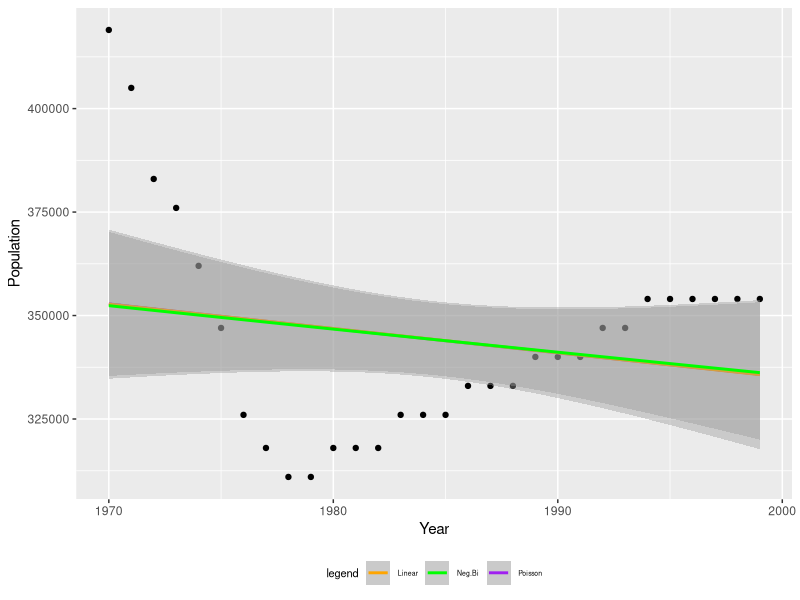
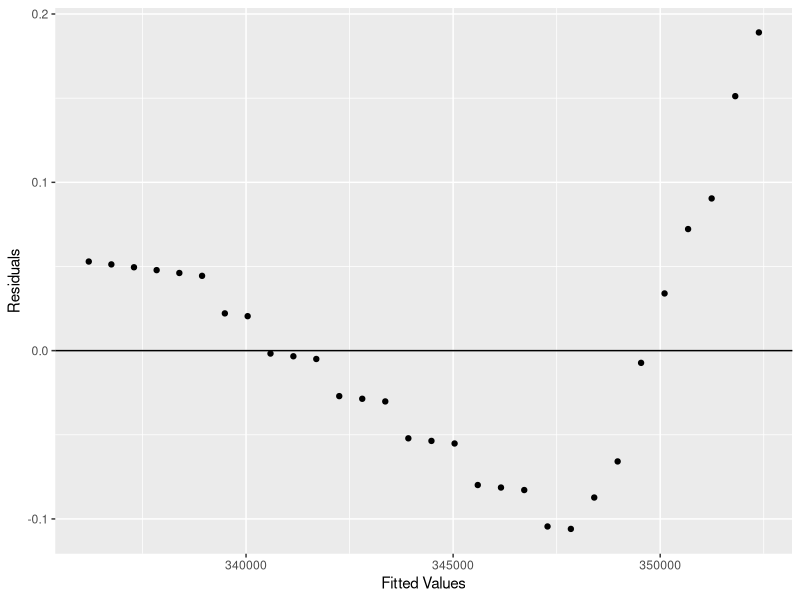

Reproduce these figures in R, in order.
## ---- chunk 1
library(tidyverse)
library(here)
library(MASS)
library(broom)
library(rsample)
whale <- read_csv(here("data", "sperm_whale_pop.csv"))
addax <- read_csv(here("data", "addax.csv"))
grizzly_ukraine <- read_csv(here("data", "grizzly_ukraine.csv"))
ringed_seal <- read_csv(here("data", "ringed_seal_finland.csv"))
## ---- chunk 2

pop.decline <- function(df, ntimes){
  #Fit several models
  df <- na.omit(df)
  fit.glm <- glm(df$Population ~ df$Year, data = df)
  fit.poi <- glm(df$Population ~ df$Year, data = df, family = "poisson")
  fit.nb <- glm.nb(df$Population ~ df$Year, data = df)
  fits <- list((fit.glm), (fit.poi), (fit.nb))
  #####
  
  #Compare AIC
  mods <- c("Linear Model", "Poisson", "Negative Binomial")
  aics <- c(summary(fit.glm)$aic, summary(fit.poi)$aic, summary(fit.nb)$aic)
  best.model <- fits[[order(aics)[1]]]
  aic.summary <- cat("AIC for Each Model", "\n",
                     mods[1], ": ", aics[1], "\n", 
                     mods[2], ": ", aics[2], "\n",
                     mods[3], ": ", aics[3], "\n")
  #####
  
  # Do simulation for lowest aic
  # First, select best model and simulate accordingly
  # Then, fit models to each simulation
  # Finally, average the models to obtain an approximate 
  # Estimate of extinction date
  n <- max(df$Year) - min(df$Year) +1
  y.hat <- best.model$fitted.values
  
  if(order(aics)[1] == 2){
    y.rep <- matrix(ncol = ntimes, data = c(rpois(n*ntimes, y.hat)))
  } else if(order(aics)[1] == 3){
    y.rep <- matrix(ncol = ntimes, data = c(rnegbin(n = n*ntimes, mu = y.hat, 
                                                    theta = summary(fit.nb)$theta)))
  } else {
    new_data <- data.frame("Year" = seq(max(df$Year)+1, max(df$Year) + n*ntimes, 1))
    preds <- predict(fit.glm, newdata = new_data, type = 'response')
    preds <- preds + runif(n = n*ntimes, min = min(fit.glm$residuals), max =  
                             max(fit.glm$residuals))
    y.rep <- matrix(ncol = ntimes, data = preds)
  }
  
  years <- c(min(df$Year):max(df$Year))
  y.rep.sort <- -apply(-y.rep, 2, sort)
  y.coefs <- t(apply(y.rep.sort, 2, function(y.col) lm(y.col~years)$coef))
  end.dates <- -y.coefs[,1] / y.coefs[,2]
  end.date <- cat("Predicted Extinction: ", mean(end.dates))
  #####
  
  #Create plot with each model fit
  plot1 <- ggplot(data = df, aes(x = Year, y = Population)) +
    geom_point() +
    geom_smooth(method='glm',formula=y~x, method.args = list(family = "poisson"), 
                aes(color = "Poisson")) +
    geom_smooth(method='glm',formula=y~x, aes(color = "Linear")) + 
    geom_smooth(method='glm.nb',formula=y~x, aes(color = "Neg.Bi")) +
    scale_colour_manual(name="legend", values=c("orange", "green", "purple")) +
    labs(x = "Year", y = "Population") +
    theme(legend.position="bottom") + 
    theme(legend.text = element_text(size = 5)) + 
    theme(legend.title = element_text(size = 8)) 
  #####
  
  #Create residual plot for lowest aic model
  resid.plot <- qplot(best.model$fitted.values, best.model$residuals) + 
    geom_hline(yintercept=0) +
    labs(x = "Fitted Values", y = "Residuals")
  #####
  
  #Create function to neatly display plots
  print_plots <- function(x, y){
    par(mfrow = c(2,2))
      print(x)
      print(y)
  }
  #####
  
  #Return aics, extinction, plots
  invisible(list(aic.summary, end.date, print_plots(plot1, resid.plot)))
}
## ---- chunk 3
pop.decline(df = whale, ntimes = 100)
# pop.decline(df = addax, ntimes = 100)
# pop.decline(df = grizzly_ukraine, ntimes = 100)
# pop.decline(df = ringed_seal, ntimes = 100)
